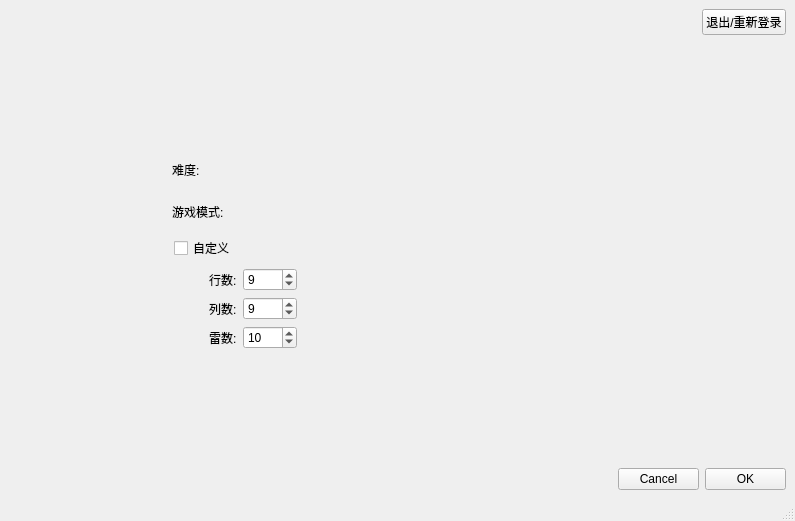
<?xml version="1.0" encoding="UTF-8"?>
<ui version="4.0">
 <class>SettingWindow</class>
 <widget class="QMainWindow" name="SettingWindow">
  <property name="geometry">
   <rect>
    <x>0</x>
    <y>0</y>
    <width>795</width>
    <height>521</height>
   </rect>
  </property>
  <property name="windowTitle">
   <string>MainWindow</string>
  </property>
  <property name="styleSheet">
   <string notr="true">#SettingWindow{border-image: url(:/img/Resource/img/settingBackground.jpg);}</string>
  </property>
  <widget class="QWidget" name="centralwidget">
   <layout class="QGridLayout" name="gridLayout_2">
    <item row="0" column="1" rowspan="2">
     <spacer name="verticalSpacer_3">
      <property name="orientation">
       <enum>Qt::Vertical</enum>
      </property>
      <property name="sizeHint" stdset="0">
       <size>
        <width>20</width>
        <height>75</height>
       </size>
      </property>
     </spacer>
    </item>
    <item row="0" column="5">
     <spacer name="horizontalSpacer_9">
      <property name="orientation">
       <enum>Qt::Horizontal</enum>
      </property>
      <property name="sizeHint" stdset="0">
       <size>
        <width>79</width>
        <height>20</height>
       </size>
      </property>
     </spacer>
    </item>
    <item row="0" column="6" colspan="2">
     <widget class="QPushButton" name="pushButtonExitLogin">
      <property name="text">
       <string>退出/重新登录</string>
      </property>
     </widget>
    </item>
    <item row="1" column="7">
     <spacer name="verticalSpacer_5">
      <property name="orientation">
       <enum>Qt::Vertical</enum>
      </property>
      <property name="sizeHint" stdset="0">
       <size>
        <width>20</width>
        <height>81</height>
       </size>
      </property>
     </spacer>
    </item>
    <item row="2" column="0" colspan="4">
     <layout class="QHBoxLayout" name="horizontalLayout_9">
      <item>
       <spacer name="horizontalSpacer_2">
        <property name="orientation">
         <enum>Qt::Horizontal</enum>
        </property>
        <property name="sizeHint" stdset="0">
         <size>
          <width>143</width>
          <height>20</height>
         </size>
        </property>
       </spacer>
      </item>
      <item>
       <widget class="QWidget" name="difficultyWidget" native="true">
        <layout class="QHBoxLayout" name="horizontalLayout_5" stretch="0,1">
         <item>
          <widget class="QLabel" name="labelDifficult">
           <property name="minimumSize">
            <size>
             <width>0</width>
             <height>18</height>
            </size>
           </property>
           <property name="text">
            <string>难度:</string>
           </property>
          </widget>
         </item>
         <item>
          <widget class="ChooseByDirection" name="labelChooseDifficulty">
           <property name="text">
            <string/>
           </property>
          </widget>
         </item>
        </layout>
       </widget>
      </item>
      <item>
       <spacer name="horizontalSpacer_3">
        <property name="orientation">
         <enum>Qt::Horizontal</enum>
        </property>
        <property name="sizeHint" stdset="0">
         <size>
          <width>143</width>
          <height>20</height>
         </size>
        </property>
       </spacer>
      </item>
     </layout>
    </item>
    <item row="3" column="0" colspan="4">
     <layout class="QHBoxLayout" name="horizontalLayout_8">
      <item>
       <spacer name="horizontalSpacer_4">
        <property name="orientation">
         <enum>Qt::Horizontal</enum>
        </property>
        <property name="sizeHint" stdset="0">
         <size>
          <width>143</width>
          <height>20</height>
         </size>
        </property>
       </spacer>
      </item>
      <item>
       <widget class="QWidget" name="gameModWidget" native="true">
        <layout class="QHBoxLayout" name="horizontalLayout_7" stretch="0,1">
         <item>
          <widget class="QLabel" name="labelgameMod">
           <property name="minimumSize">
            <size>
             <width>60</width>
             <height>18</height>
            </size>
           </property>
           <property name="text">
            <string>游戏模式:</string>
           </property>
          </widget>
         </item>
         <item>
          <widget class="ChooseByDirection" name="labelChoosegameMod">
           <property name="text">
            <string/>
           </property>
          </widget>
         </item>
        </layout>
       </widget>
      </item>
      <item>
       <spacer name="horizontalSpacer_5">
        <property name="orientation">
         <enum>Qt::Horizontal</enum>
        </property>
        <property name="sizeHint" stdset="0">
         <size>
          <width>143</width>
          <height>20</height>
         </size>
        </property>
       </spacer>
      </item>
     </layout>
    </item>
    <item row="4" column="0">
     <spacer name="horizontalSpacer_7">
      <property name="orientation">
       <enum>Qt::Horizontal</enum>
      </property>
      <property name="sizeHint" stdset="0">
       <size>
        <width>154</width>
        <height>20</height>
       </size>
      </property>
     </spacer>
    </item>
    <item row="4" column="1" colspan="2">
     <layout class="QGridLayout" name="gridLayout" rowminimumheight="0,1,1">
      <item row="0" column="0" rowspan="2" colspan="2">
       <layout class="QHBoxLayout" name="horizontalLayout_6" stretch="0,1">
        <item>
         <widget class="QCheckBox" name="checkBoxCustom">
          <property name="text">
           <string>自定义</string>
          </property>
         </widget>
        </item>
        <item>
         <spacer name="horizontalSpacer">
          <property name="orientation">
           <enum>Qt::Horizontal</enum>
          </property>
          <property name="sizeHint" stdset="0">
           <size>
            <width>40</width>
            <height>20</height>
           </size>
          </property>
         </spacer>
        </item>
       </layout>
      </item>
      <item row="1" column="1" rowspan="2">
       <widget class="QWidget" name="customWidget" native="true">
        <layout class="QGridLayout" name="gridLayoutCustom">
         <item row="0" column="0">
          <layout class="QHBoxLayout" name="horizontalLayout_2" stretch="0,1">
           <item>
            <widget class="QLabel" name="labelRowNum">
             <property name="enabled">
              <bool>true</bool>
             </property>
             <property name="text">
              <string>行数:</string>
             </property>
            </widget>
           </item>
           <item>
            <widget class="QSpinBox" name="spinBoxRowNum">
             <property name="whatsThis">
              <string>&lt;html&gt;&lt;head/&gt;&lt;body&gt;&lt;p&gt;&lt;br/&gt;&lt;/p&gt;&lt;/body&gt;&lt;/html&gt;</string>
             </property>
             <property name="minimum">
              <number>1</number>
             </property>
             <property name="maximum">
              <number>24</number>
             </property>
             <property name="value">
              <number>9</number>
             </property>
             <property name="number" stdset="0">
              <string>9</string>
             </property>
            </widget>
           </item>
          </layout>
         </item>
         <item row="1" column="0">
          <layout class="QHBoxLayout" name="horizontalLayout_3" stretch="0,1">
           <item>
            <widget class="QLabel" name="labelColNum">
             <property name="text">
              <string>列数:</string>
             </property>
            </widget>
           </item>
           <item>
            <widget class="QSpinBox" name="spinBoxColNum">
             <property name="minimum">
              <number>1</number>
             </property>
             <property name="maximum">
              <number>30</number>
             </property>
             <property name="value">
              <number>9</number>
             </property>
            </widget>
           </item>
          </layout>
         </item>
         <item row="2" column="0">
          <layout class="QHBoxLayout" name="horizontalLayout_4" stretch="0,1">
           <item>
            <widget class="QLabel" name="labelBombNum">
             <property name="text">
              <string>雷数:</string>
             </property>
            </widget>
           </item>
           <item>
            <widget class="QSpinBox" name="spinBoxBombNum">
             <property name="minimum">
              <number>1</number>
             </property>
             <property name="maximum">
              <number>1000</number>
             </property>
             <property name="value">
              <number>10</number>
             </property>
            </widget>
           </item>
          </layout>
         </item>
        </layout>
       </widget>
      </item>
      <item row="2" column="0">
       <spacer name="verticalSpacer">
        <property name="orientation">
         <enum>Qt::Vertical</enum>
        </property>
        <property name="sizeHint" stdset="0">
         <size>
          <width>20</width>
          <height>40</height>
         </size>
        </property>
       </spacer>
      </item>
     </layout>
    </item>
    <item row="4" column="3">
     <spacer name="horizontalSpacer_8">
      <property name="orientation">
       <enum>Qt::Horizontal</enum>
      </property>
      <property name="sizeHint" stdset="0">
       <size>
        <width>154</width>
        <height>20</height>
       </size>
      </property>
     </spacer>
    </item>
    <item row="5" column="2">
     <spacer name="verticalSpacer_2">
      <property name="orientation">
       <enum>Qt::Vertical</enum>
      </property>
      <property name="sizeHint" stdset="0">
       <size>
        <width>20</width>
        <height>76</height>
       </size>
      </property>
     </spacer>
    </item>
    <item row="5" column="6">
     <spacer name="verticalSpacer_4">
      <property name="orientation">
       <enum>Qt::Vertical</enum>
      </property>
      <property name="sizeHint" stdset="0">
       <size>
        <width>20</width>
        <height>75</height>
       </size>
      </property>
     </spacer>
    </item>
    <item row="6" column="4">
     <spacer name="horizontalSpacer_6">
      <property name="orientation">
       <enum>Qt::Horizontal</enum>
      </property>
      <property name="sizeHint" stdset="0">
       <size>
        <width>143</width>
        <height>20</height>
       </size>
      </property>
     </spacer>
    </item>
    <item row="6" column="5" colspan="3">
     <layout class="QHBoxLayout" name="horizontalLayout">
      <item>
       <widget class="QPushButton" name="pushButtonCancel">
        <property name="text">
         <string>Cancel</string>
        </property>
       </widget>
      </item>
      <item>
       <widget class="QPushButton" name="pushButtonOk">
        <property name="styleSheet">
         <string notr="true"/>
        </property>
        <property name="text">
         <string>OK</string>
        </property>
       </widget>
      </item>
     </layout>
    </item>
   </layout>
  </widget>
  <widget class="QMenuBar" name="menubar">
   <property name="geometry">
    <rect>
     <x>0</x>
     <y>0</y>
     <width>795</width>
     <height>21</height>
    </rect>
   </property>
  </widget>
  <widget class="QStatusBar" name="statusbar"/>
 </widget>
 <customwidgets>
  <customwidget>
   <class>ChooseByDirection</class>
   <extends>QLabel</extends>
   <header location="global">ChooseByDirection.h</header>
  </customwidget>
 </customwidgets>
 <resources/>
 <connections/>
</ui>
